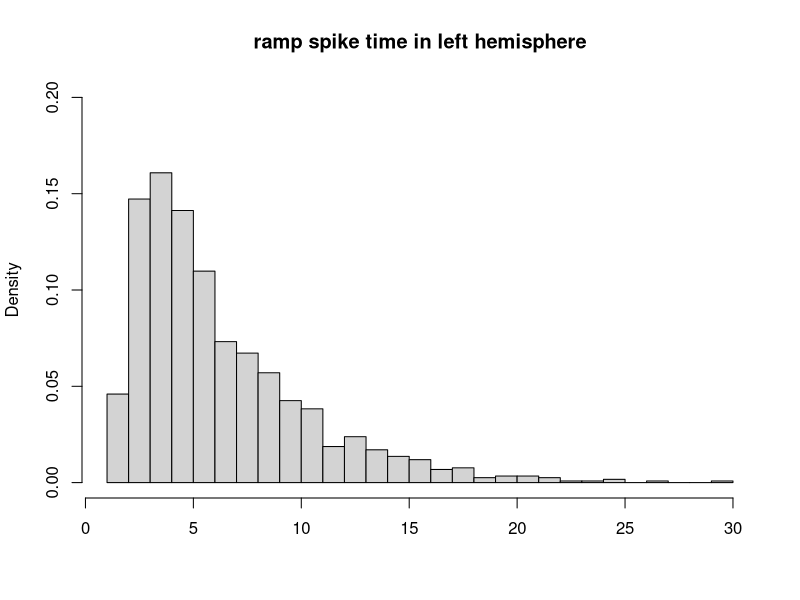
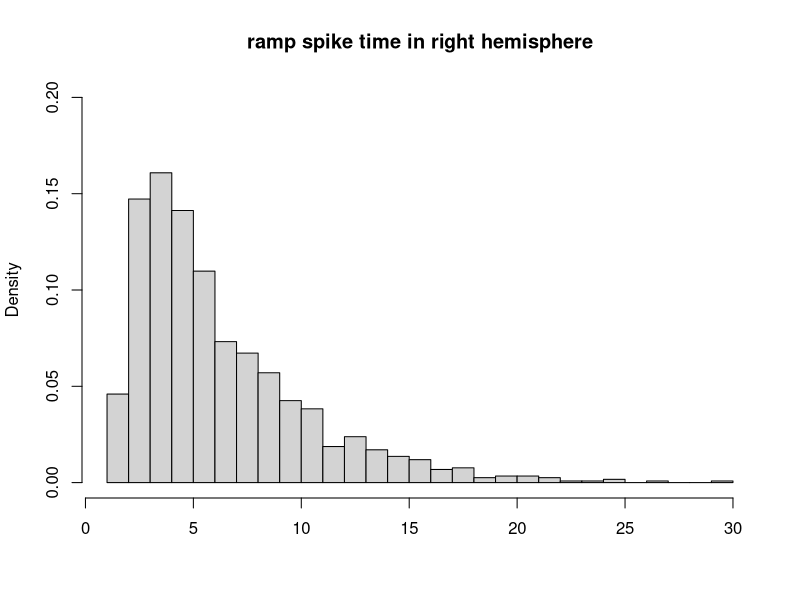
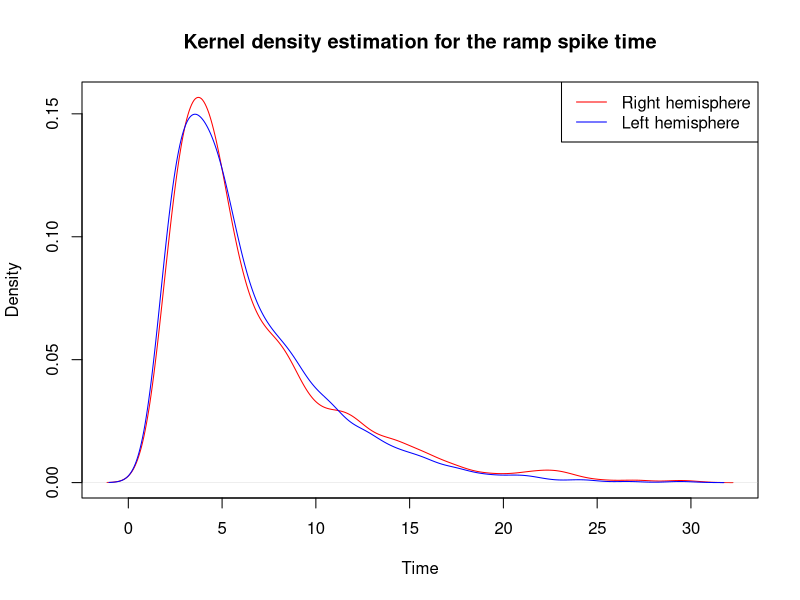
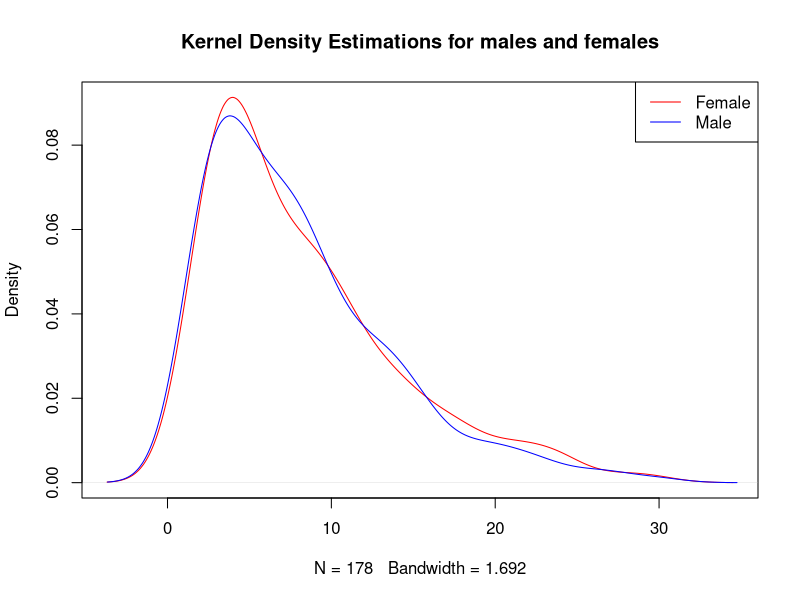
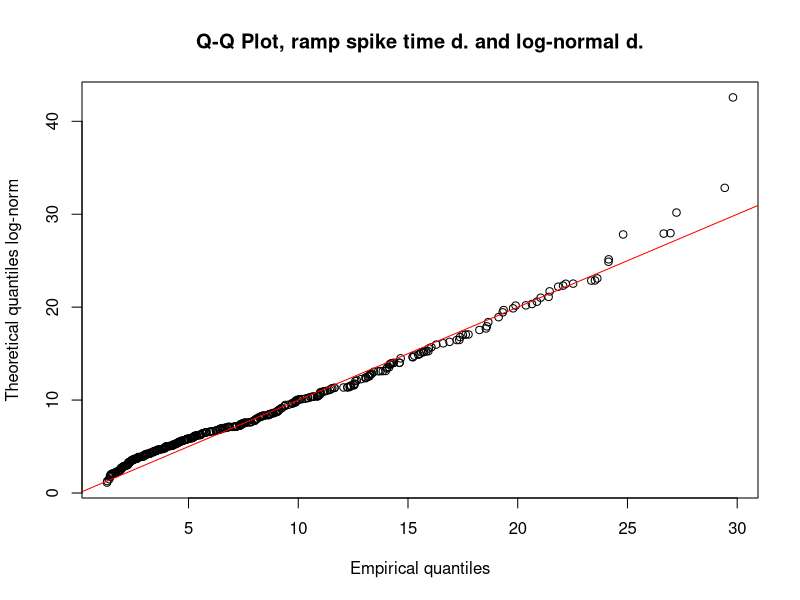
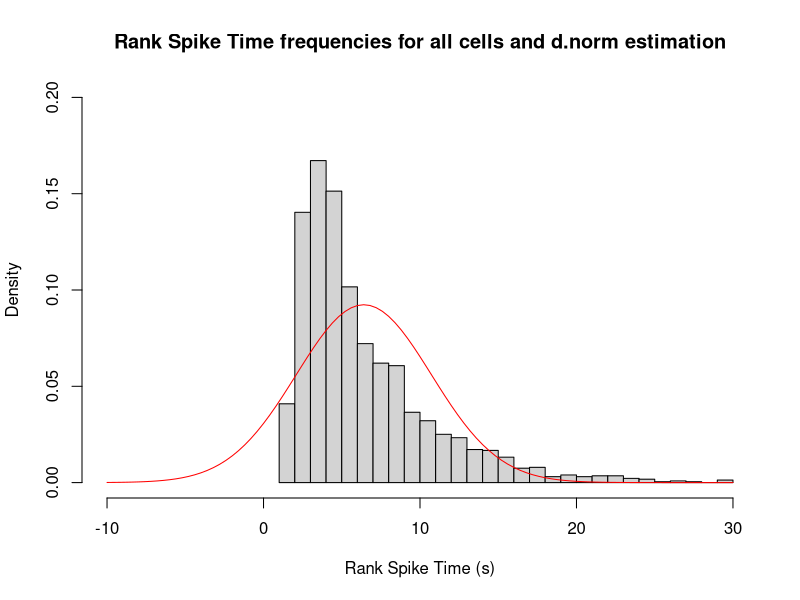
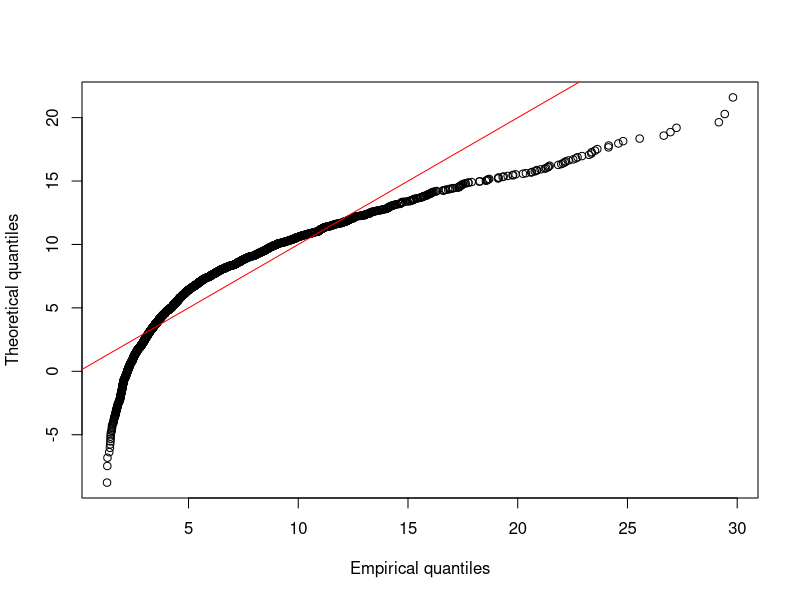
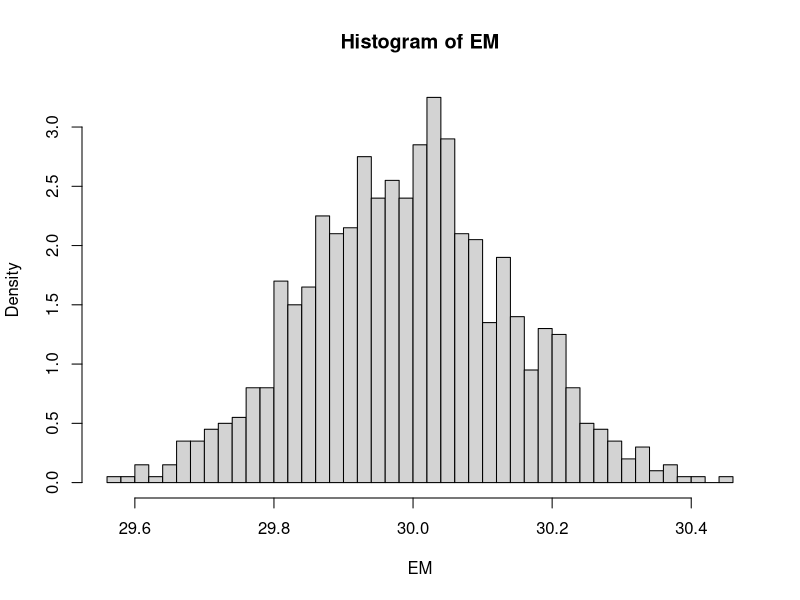

Reproduce these figures in R, in order.
## ---- chunk 1
cells <- read.csv("cell_types.csv", na.strings = "")
## ---- chunk 2
left_raw <- cells$ef__peak_t_ramp[cells$specimen__hemisphere == "left"]
left <- left_raw[!is.na(left_raw)] # removing NA values again to avoid missing values error
                 
right_raw <- cells$ef__peak_t_ramp[cells$specimen__hemisphere == "right"]
right <- right_raw[!is.na(right_raw)]

hist(left, 
     breaks = 40, 
     proba = T, 
     main = "ramp spike time in left hemisphere", xlab = "", ylim = c(0,0.2))
hist(left, 
     breaks = 40, 
     proba = T, 
     main = "ramp spike time in right hemisphere", xlab = "", ylim = c(0,0.2))
## ---- chunk 3
plot(density(right),
     col = "red",
     main = "Kernel density estimation for the ramp spike time",
     xlab = "Time")
lines(density(left), 
      col = "blue")
legend("topright",
       legend = c("Right hemisphere", "Left hemisphere"), 
       col = c("red", "blue"), 
       lty = 1)
## ---- chunk 4
female_raw <-
  cells$ef__peak_t_ramp[cells$donor__species == "Homo Sapiens" &
  cells$donor__sex == "Female"]
  female <- female_raw[!is.na(female_raw)]
  
  male_raw <-
  cells$ef__peak_t_ramp[cells$donor__species == "Homo Sapiens" &
  cells$donor__sex == "Male"]
  male <- male_raw[!is.na(male_raw)]

plot(density(female), 
     col = "red", 
     main = "Kernel Density Estimations for males and females")
lines(density(male), 
      col = "blue")
legend("topright", 
       legend = c("Female", "Male"), 
       col = c("red", "blue"), 
       lty = 1)
## ---- chunk 5
humans_raw <- cells$ef__peak_t_ramp[cells$donor__species == "Homo Sapiens"]
humans <- humans_raw[!is.na(humans_raw)]

qqplot(humans,    # qqplot: two "data set" as arg and align quantiles
       rlnorm(ppoints(humans), sdlog = 0.6, meanlog = 2),         
       main = "Q-Q Plot, ramp spike time d. and log-normal d.",       
       xlab = "Empirical quantiles",                                 
       ylab = "Theoretical quantiles log-norm")
abline(0, 1, 
       col = 'red')
## ---- chunk 6
allcells <- cells$ef__peak_t_ramp[!is.na(cells$ef__peak_t_ramp)]
hist(allcells,
    breaks = 40, 
    ylim = c(0, 0.2), 
    xlim = c(-10, 30), 
    probability = TRUE, 
    main = "Rank Spike Time frequencies for all cells and d.norm estimation",
    xlab = "Rank Spike Time (s)")
curve(dnorm(x, mean = 6.41, sd = 4.32), 
      col = "red", 
      add = TRUE)
## ---- chunk 7
theoretical_spike_q <- qnorm(ppoints(allcells), sd = 4.32, mean = 6.41)
plot(sort(allcells), theoretical_spike_q,
     xlab = "Empirical quantiles",
     ylab = "Theoretical quantiles")
abline(0, 1, 
       col = "red")
## ---- chunk 8
n = 100       # n. of experiments (size or i.e. nb of coin tosses)
p = 0.3       # p. of success (i.e. head)
EM = c()
EV = c()
Esd = c()
rep = c()
for (x in c(10, 100, 1000, 10000)){      # x = nb of sampling repetitions 
  sample <- rbinom(x, size = n, prob = p)
  EM <- c(EM, mean(sample))               # empirical mean                
  EV <- c(EV, var(sample))                # empirical variance
  Esd <- c(Esd, sd(sample))               # empirical standard deviation
  rep <- c(rep, x)                        # n. of sampling repetition 
}
mean <-  n * p                      # true or theoretical mean 
var <-  n * p * (1-p)               # true or theoretical variance
sd <-  sqrt(var)                    # true or theoretical standard deviation

data.frame(EM, mean, EV, var, Esd, sd, 
           row.names = rep)
## ---- chunk 9
samp_est_f <- function(nb_rep){
  nb_trials = 100          
  p = 0.3          
  EM = c()
  EV = c()
  Esd = c()
  for (i in 1:1000){
    sample <- rbinom(nb_rep, size = nb_trials, prob = p)
    EM <- c(EM, mean(sample))   # that's an easy way to "append" values to a vector                 
  }
  
  hist(EM, 
       probability = TRUE, 
       breaks = 50)           # histogram of the distribution of the empirical means

  data = list()               # list to store the output of the function
  
  data$EM <- EM                # means distributions for 6.4
  data$sample <- sample        # the last sample generated
  data$rep <- nb_rep           # n. of repetition
  data$var_EM <- var(EM)       # (emp.) variance of empirical/sample means
  data$sd_EM <- sd(EM)         # (emp.) standard deviation of the empirical/sample means
  
  cat("rep:", data$rep, # cat() to print numbers and strings in the same line
      ", var_EM:", data$var_EM,          
      ", sd_EM:", data$sd_EM) 
  return(data)
}

data <- samp_est_f(1000)
## ---- chunk 10
SEM_f <- function(x){                                    
  SEM <- (sd(data$sample) / sqrt(length(data$sample) - 1)) 
  return(SEM)
}
data$SEM <- SEM_f(1000)
cat("sd_EM:", data$sd_EM, ", SEM:", data$SEM)
# SEM = ESTIMATOR of the error between the sample means and the population mean
# sd_EM = standard deviation of the sample means
## ---- chunk 11
plot_f <- function(x){
  hist(data$EM, 
       probability = TRUE, 
       breaks = 50, 
       xlab = "SEM")
  curve(dnorm(x, mean = 100 * 0.3, sd = data$SEM),
        col = "red",
        add = TRUE)
  legend("topright",                        
         legend = "norm d.",
         col = "red",
         lty = 1)
}
plot_f(1000)
## ---- chunk 12
data_10 <- samp_est_f(10)                                      
data_10$SEM <- SEM_f(10)
cat("rep:", data_10$rep,
    ", var_EM:", data_10$var_EM,          
    ", sd_EM:", data_10$sd_EM) 
cat("sd_EM:", data_10$sd_EM, ", SEM:", data_10$SEM)
plot_f(10)
## ---- chunk 13
data_100 <- samp_est_f(100)                             
data_100$SEM <- SEM_f(100)
cat("rep:", data_100$rep,
    ", var_EM:", data_100$var_EM,          
    ", sd_EM:", data_100$sd_EM) 
cat("sd_EM:", data_100$sd_EM, ", SEM:", data_100$SEM)
plot_f(100)
## ---- chunk 14
data_10000 <- samp_est_f(10000)
data_10000$SEM <- SEM_f(10000)
cat("rep:", data_10000$rep,
    ", var_EM:", data_10000$var_EM,          
    ", sd_EM:", data_10000$sd_EM) 
cat("sd_EM:", data_10000$sd_EM, ", SEM:", data_10000$SEM)
plot_f(10000)
